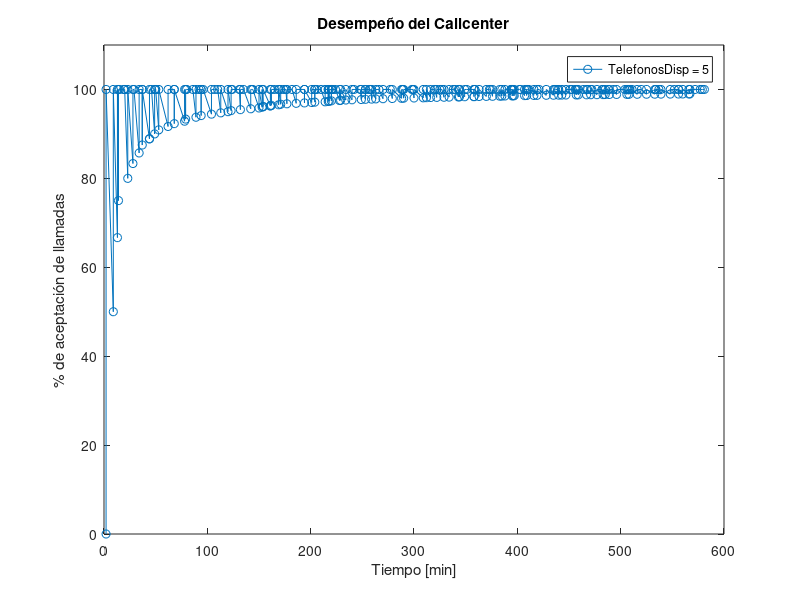

MATLAB code to generate this figure:
clc, clear all, close all

%Inicializacion de parámetros y variables
NMAX=100;
Na=0; %número de llamadas
Nb=0; %número de llamadas aceptadas
Nc=0; %número de llamadas finalizadas
N_llamDen=0; %número de llamdas denegadas
TelefonosDisp = 5; %número de Telefonos disponibles -> con 5 teléfonos ya se estabiliza en 100% de llamadas atendidas

%inicialización del tiempo.
t=0;

%vectores para mostrar grafica al final de la simulación
vec_t=[]; %almacena el valor del tiempo en cada iteración
vec_porcLlamAcep=[]; %almacena el porcentaje de llamadas aceptadas a medida que avanza el tiempo

%Programacion del evento inicial
evt.t=unidrnd(10);
evt.type='A';

%Programacion en la cola de eventos
evtQueue=evt;

%Desarrollo de la simulacion
while length(evtQueue)>0
    evtAct=evtQueue(1);
    evtQueue(1)=[];

    t=evtAct.t;

    %Procesamiento del evento
    if evtAct.type=='A'
        %Modificacion de variables
        Na=Na+1;

        %Programacion de nuevos eventos
        newEvt.t=t;
        newEvt.type='B';
        evtQueue=[evtQueue newEvt];
        if Na<NMAX
            newEvt.t=t+unidrnd(10);
            newEvt.type='A';
            evtQueue=[evtQueue newEvt];
        end
        fprintf('Ocurre evento A: Llamada nueva \n');
    end

    if evtAct.type=='B'
        %Modificacion de variables
        if TelefonosDisp>=1
            TelefonosDisp = TelefonosDisp - 1;

            Nb=Nb+1;

            newEvt.t=t+unidrnd(20);
            newEvt.type='C';
            evtQueue=[evtQueue newEvt];
            fprintf('Llamada aceptada. \n');

        end
        fprintf('Ocurre evento B: Atención de la llamada \n');

    end

    if evtAct.type=='C'
        %Modificacion de variables
        Nc=Nc+1;
        TelefonosDisp = TelefonosDisp + 1;
        fprintf('Ocurre evento C: Finalización de la llamada \n');
    end

    vec_t=[vec_t t];
    porcLlamAcep=(Nb/Na)*100;
    vec_porcLlamAcep=[vec_porcLlamAcep porcLlamAcep];

    %Variables de estado actuales
    fprintf('T=%f -> Na=%d, Nb=%d, TelefonosDisp=%d PorcLlamAcep=%2d \n',t, Na, Nb, TelefonosDisp, porcLlamAcep);

    %Organizacion de la cola de eventos
    flag=1;
    while flag==1
        flag=0;
        for i=1:(length(evtQueue)-1)
            if evtQueue(i).t>evtQueue(i+1).t
                temp=evtQueue(i);
                evtQueue(i)=evtQueue(i+1);
                evtQueue(i+1)=temp;
                flag=1;
            end
        end
    end
    %Mostrado de la cola de eventos:
    fprintf('\nCola de eventos:\n');
    for i=1:length(evtQueue)
        fprintf('Evento %s en t=%f\n',evtQueue(i).type,evtQueue(i).t);
    end
    fprintf('----------------\n');
    %pause(1);
end

figure
plot(vec_t,vec_porcLlamAcep, '-o')
title('Desempeño del Callcenter');
xlabel('Tiempo [min]');
ylabel('% de aceptación de llamadas');
ylim([0 110])
legend('TelefonosDisp = 5')

